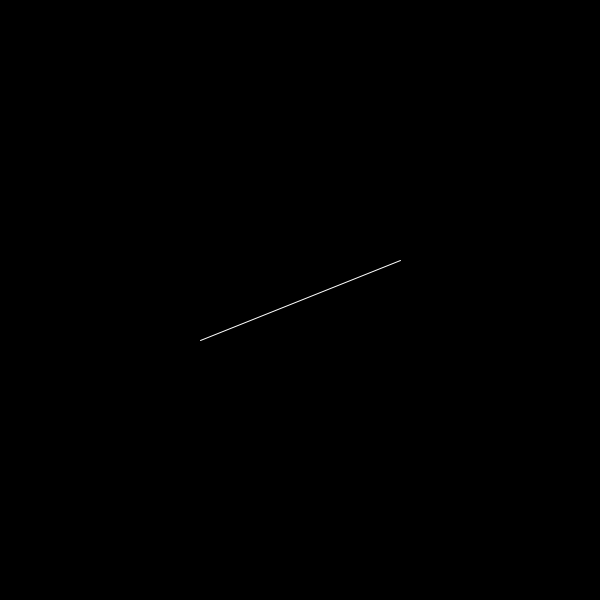
Frame 1 (no input)
Frame 60 (the mouse pressed at the canvas centre just before this capture): identical to frame 1, image omitted
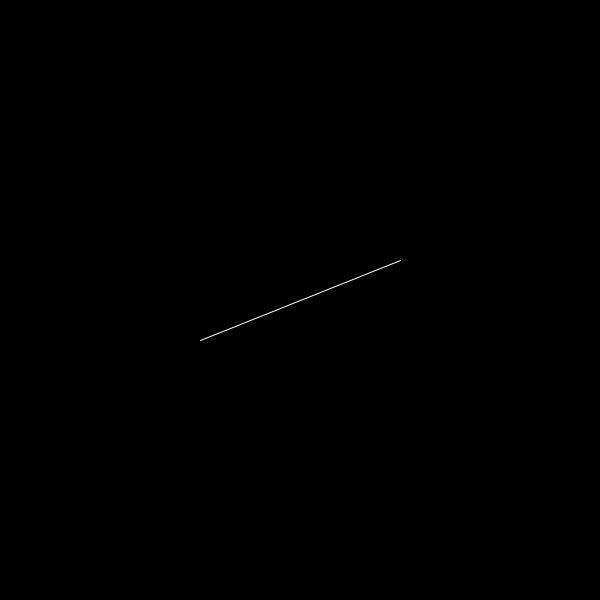
Frame 120 (the mouse held since frame 60 and released just before this capture)

The Processing sketch that drew these frames (run headless with seeded random() and noise(); from frame 60 on, the mouse is pressed at the canvas centre):

// Processing sketch: Overlapping
// ── Overlapping.pde

// #region - Setup

PVector[] l1;
PVector[] cl;
PVector p;


void setup() {
  size(600, 600);
  l1 = new PVector[] {
    new PVector(200, 340),
    new PVector(400, 260)
  };
}

// #endregion


// #region - Main

void draw() {
  background(0);
  stroke(255);
  noFill();

  line(l1[0].x, l1[0].y, l1[1].x, l1[1].y);
  if (p != null) ellipse(p.x, p.y, 5, 5);
  if (cl != null) {
    line(cl[0].x, cl[0].y, cl[1].x, cl[1].y);
    p = getIntersect(l1, cl);
    cl[1] = getMousePos();
  }
}


PVector getIntersect(PVector[] l1, PVector[] l2) {
  float a1 = l1[1].y-l1[0].y;
  float b1 = l1[0].x-l1[1].x;
  float c1 = a1*l1[0].x+b1*l1[0].y;
  float a2 = l2[1].y-l2[0].y;
  float b2 = l2[0].x-l2[1].x;
  float c2 = a2*l2[0].x+b2*l2[0].y;

  float determinant = a1*b2-a2*b1;
  if (determinant==0) return null;
  float px = (b2*c1 - b1*c2)/determinant;
  float py = (a1*c2 - a2*c1)/determinant;

  boolean valid = true;
  valid = px >= min(l1[0].x, l1[1].x)
  && px <= max(l1[0].x, l1[1].x)
  && py >= min(l1[0].y, l1[1].y)
  && py <= max(l1[0].y, l1[1].y)
  && px >= min(l2[0].x, l2[1].x)
  && px <= max(l2[0].x, l2[1].x)
  && py >= min(l2[0].y, l2[1].y)
  && py <= max(l2[0].y, l2[1].y);
  if (!valid) return null;
  return new PVector(px, py);
}

// #endregion


// #region - Input

void mousePressed() {
  PVector mousePos = new PVector(mouseX, mouseY);
  cl = new PVector[2];
  cl[0] = mousePos;
  cl[1] = mousePos;
}


void mouseReleased() {
  cl = null;
}


PVector getMousePos() {
  return new PVector(mouseX, mouseY);
}

// #endregion
